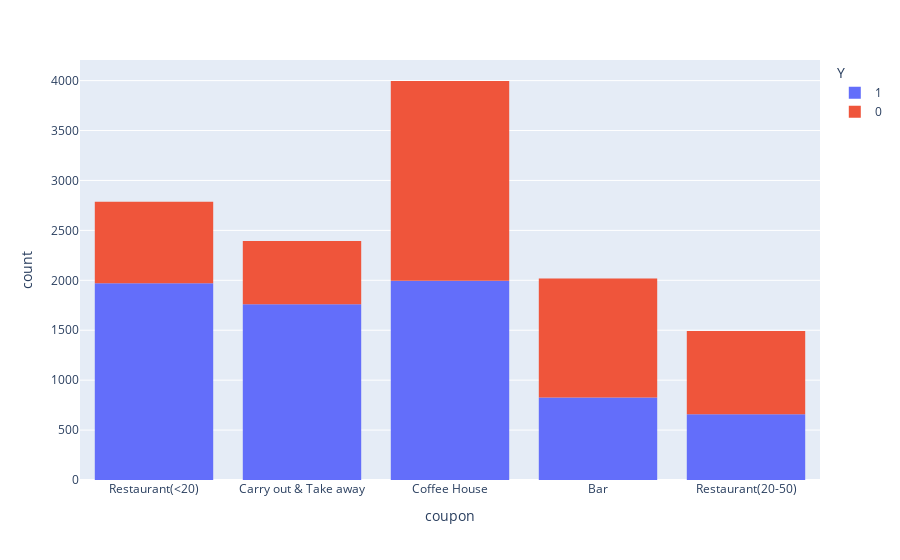

Source (notebook cell):
### Markdown cell above
6. Use a histogram to visualize the temperature column.

### Code cell
import plotly.express as px 

df = data
fig = px.histogram(df, x="coupon", color = 'Y') 
fig.show()

### Figure 1 — Plotly figure (JSON) as saved in the notebook; plotly's stock layout.template omitted (floating-point values rounded to 4 significant figures; data arrays with more than 128 entries replaced by an {"elided": "..."} marker saying what was removed)
{"data": [{"alignmentgroup": "True", "bingroup": "x", "hovertemplate": "Y=1<br>coupon=%{x}<br>count=%{y}<extra></extra>", "legendgroup": "1", "marker": {"color": "#636efa", "pattern": {"shape": ""}}, "name": "1", "offsetgroup": "1", "orientation": "v", "showlegend": true, "type": "histogram", "x": {"elided": "7210 str values"}, "xaxis": "x", "yaxis": "y"}, {"alignmentgroup": "True", "bingroup": "x", "hovertemplate": "Y=0<br>coupon=%{x}<br>count=%{y}<extra></extra>", "legendgroup": "0", "marker": {"color": "#EF553B", "pattern": {"shape": ""}}, "name": "0", "offsetgroup": "0", "orientation": "v", "showlegend": true, "type": "histogram", "x": {"elided": "5474 str values"}, "xaxis": "x", "yaxis": "y"}], "layout": {"autosize": true, "barmode": "relative", "legend": {"title": {"text": "Y"}, "tracegroupgap": 0}, "margin": {"t": 60}, "xaxis": {"anchor": "y", "autorange": true, "domain": [0, 1], "range": [-0.5, 4.5], "title": {"text": "coupon"}, "type": "category"}, "yaxis": {"anchor": "x", "autorange": true, "domain": [0, 1], "range": [0, 4206.0], "title": {"text": "count"}}}}
